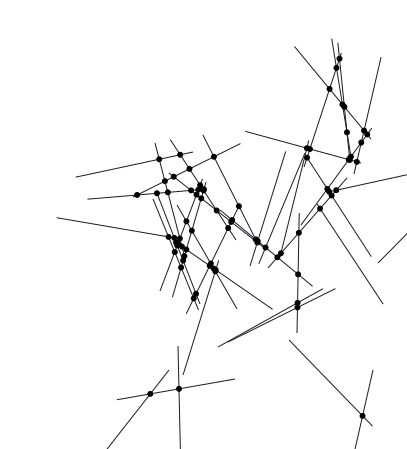

Generate this figure with Python:
from math import sin, cos, pi
import random
import svgwrite

plane_size = 500
lineseg_len = 120

def render(lines, points):
    dwg = svgwrite.Drawing('intersections.svg', profile='tiny')
    stroke = svgwrite.rgb(10,10,16,'%')
    for f, t in lines:
        dwg.add(dwg.line(f, t, stroke=stroke))

    for p in points:
        dwg.add(dwg.circle(p, r = 3))
    
    dwg.save()


def rand_lineseg():
    #
    #  x,y
    #  |\ <- angle
    #  | \
    # a|  \ lineseg_len
    #  |   \
    #  |    \
    #  ------
    #     b

    x = random.randint(0 + lineseg_len, plane_size - lineseg_len)
    y = random.randint(0 + lineseg_len, plane_size - lineseg_len)
    
    angle = random.randint(0,360)    
    a = cos(angle * 180/pi) * lineseg_len
    b = sin(angle * 180/pi) * lineseg_len

    return ((x,y),(x + b, y + a))

def intersection(l1, l2):
    ((x1, y1), (x2, y2)) = l1
    ((x3, y3), (x4, y4)) = l2

    den = (x1-x2)*(y3-y4) - (y1-y2)*(x3-x4)

    if den == 0:
        return None

    x = ( (x1*y2 - y1*x2)*(x3 - x4) - (x1 - x2)*(x3*y4 - y3*x4) ) / den
    y = ( (x1*y2 - y1*x2)*(y3 - y4) - (y1 - y2)*(x3*y4 - y3*x4) ) / den

    if   (x < min(x1, x2) or x > max(x1, x2)) or (y < min(y1, y2) or y > max(y1, y2))\
      or (x < min(x3, x4) or x > max(x3, x4)) or (y < min(y3, y4) or y > max(y3, y4)):
        return None

    return x,y

def intersections(lines):
    result = []
    for i in range(len(lines)):
        for j in range(i+1, len(lines)):
            p = intersection(lines[i], lines[j])
            if p is not None:
                result.append(p)

    return result

lines = [rand_lineseg() for _ in range(40)]

points = intersections(lines)
render(lines, points)

